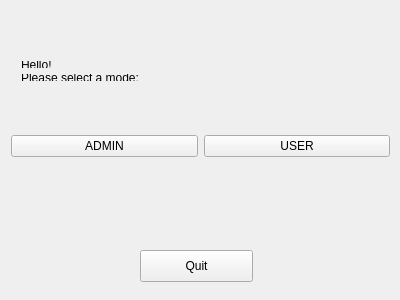
<?xml version="1.0" encoding="UTF-8"?>
<ui version="4.0">
 <class>UI</class>
 <widget class="QWidget" name="UI">
  <property name="geometry">
   <rect>
    <x>0</x>
    <y>0</y>
    <width>400</width>
    <height>300</height>
   </rect>
  </property>
  <property name="windowTitle">
   <string>UI</string>
  </property>
  <widget class="QWidget" name="layoutWidget">
   <property name="geometry">
    <rect>
     <x>0</x>
     <y>121</y>
     <width>401</width>
     <height>51</height>
    </rect>
   </property>
   <layout class="QHBoxLayout" name="horizontalLayout">
    <item>
     <widget class="QPushButton" name="pushButton">
      <property name="text">
       <string>ADMIN</string>
      </property>
     </widget>
    </item>
    <item>
     <widget class="QPushButton" name="pushButton_2">
      <property name="text">
       <string>USER</string>
      </property>
     </widget>
    </item>
   </layout>
  </widget>
  <widget class="QWidget" name="layoutWidget">
   <property name="geometry">
    <rect>
     <x>10</x>
     <y>50</y>
     <width>153</width>
     <height>42</height>
    </rect>
   </property>
   <layout class="QVBoxLayout" name="verticalLayout">
    <item>
     <widget class="QLabel" name="label">
      <property name="minimumSize">
       <size>
        <width>131</width>
        <height>0</height>
       </size>
      </property>
      <property name="text">
       <string>Hello!</string>
      </property>
     </widget>
    </item>
    <item>
     <widget class="QLabel" name="label_2">
      <property name="minimumSize">
       <size>
        <width>151</width>
        <height>0</height>
       </size>
      </property>
      <property name="text">
       <string>Please select a mode:</string>
      </property>
     </widget>
    </item>
   </layout>
  </widget>
  <widget class="QPushButton" name="pushButton_3">
   <property name="geometry">
    <rect>
     <x>140</x>
     <y>250</y>
     <width>113</width>
     <height>32</height>
    </rect>
   </property>
   <property name="text">
    <string>Quit</string>
   </property>
  </widget>
 </widget>
 <layoutdefault spacing="6" margin="11"/>
 <resources/>
 <connections/>
</ui>
